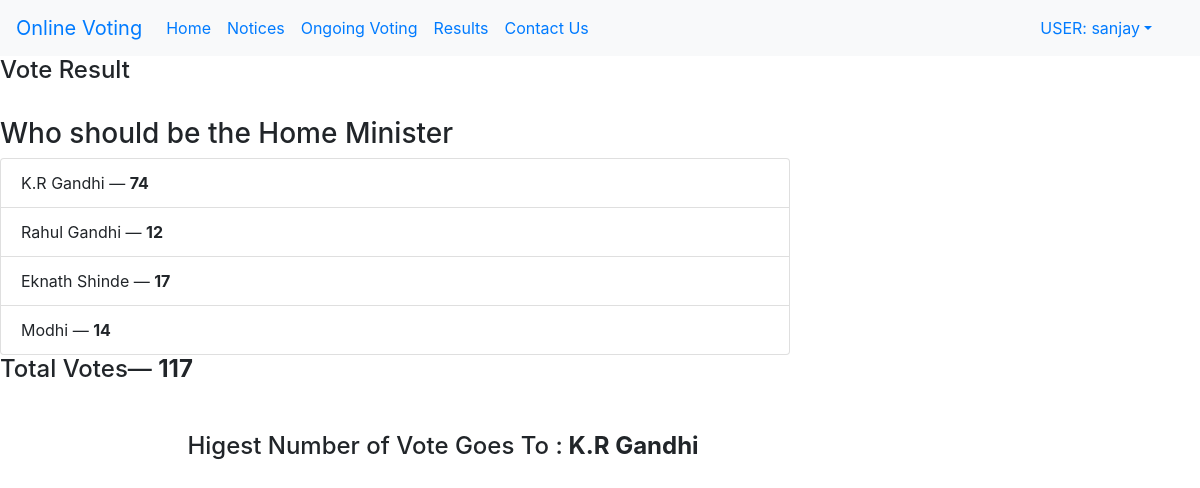
/result/1 (signed in), run on the app's committed database.
### Vote/models.py (models this page shows, shortened)
class Votes(models.Model):
    vote_id = models.AutoField(primary_key=True)
    quetion=models.TextField()
    creator_name =models.CharField(max_length=50,default='')
    option_one=models.CharField(max_length=50)
    option_two=models.CharField(max_length=50)
    option_three=models.CharField(max_length=50)
    option_four=models.CharField(max_length=50)
    option_one_count=models.IntegerField(default=0)
    option_two_count =models.IntegerField(default=0)
    option_three_count =models.IntegerField(default=0)
    option_four_count =models.IntegerField(default=0)
    date = models.DateField(blank=True,null=True)
    img = models.FileField(upload_to='media',default='media')
    def total(self):
        return self.option_one_count + self.option_two_count + self.option_three_count +self.option_four_count

### Vote/views.py (the view)
# urls.py: path('result/<vote_id>',views.result,name="result"),
def result(request,vote_id):
    if 'username' in request.session:
        username = request.session['username']
        print(request.session.get_expiry_age())
        print(request.session.get_expiry_date())
        poll = Votes.objects.get(pk=vote_id)
        if poll.option_one_count > poll.option_two_count and poll.option_one_count > poll.option_three_count and poll.option_one_count > poll.option_four_count:
            option1= poll.option_one
        elif poll.option_two_count > poll.option_one_count and poll.option_two_count > poll.option_three_count and poll.option_two_count > poll.option_four_count:
            option1= poll.option_two
        elif poll.option_three_count > poll.option_one_count and poll.option_three_count > poll.option_two_count and poll.option_three_count > poll.option_four_count:
            option1= poll.option_three
        elif poll.option_four_count > poll.option_one_count and poll.option_four_count > poll.option_two_count and poll.option_four_count > poll.option_three_count:
            option1= poll.option_four
        else:
            option1 = 'ITS A TIE'
        context = {'poll': poll,
                   'msg':option1,
                   'username':username}
    else:
        return redirect('/signin/?action=logout')
    return render(request,'result.html',context)

### Vote/templates/result.html (shortened to what this page needs)
{% extends "layout.html" %}
{% block body %}
<div class="row">
    <div class="col-lg-8 col-lg-offset-2">
        <div class="panel panel-default">
            <div class="panel-heading">
                <h4 class="panel-title">Vote Result</h4><br>
            </div>
            <div class="panel-body">
                <h3>{{ poll.quetion }}</h3>
            </div>
            <ul class="list-group">
                <li class="list-group-item">{{poll.option_one}} &mdash; <strong>{{poll.option_one_count}}</strong></li>
                <li class="list-group-item">{{poll.option_two}} &mdash; <strong>{{poll.option_two_count}}</strong></li>
                <li class="list-group-item">{{poll.option_three}} &mdash; <strong>{{poll.option_three_count}}</strong></li>
                <li class="list-group-item">{{poll.option_four}} &mdash; <strong>{{poll.option_four_count}}</strong></li>
            </ul>
            <h4>Total Votes&mdash; <strong>{{poll.total}}</strong><br><h4>
            <div class="container mx-5 my-5">
               <h4><center> Higest Number of Vote Goes To :<strong> {{msg}}</strong></center><h4>
            </div>
        </div>
    </div>
</div>
{% endblock %}

### data on the page
Votes: quetion "Who should be the Home Minister", option_one "K.R Gandhi", option_one_count "74", option_two "Rahul Gandhi", option_two_count "12", option_three "Eknath Shinde", option_three_count "17", option_four "Modhi", option_four_count "14", total "117"

### other printed values
{{ username }} "sanjay"
